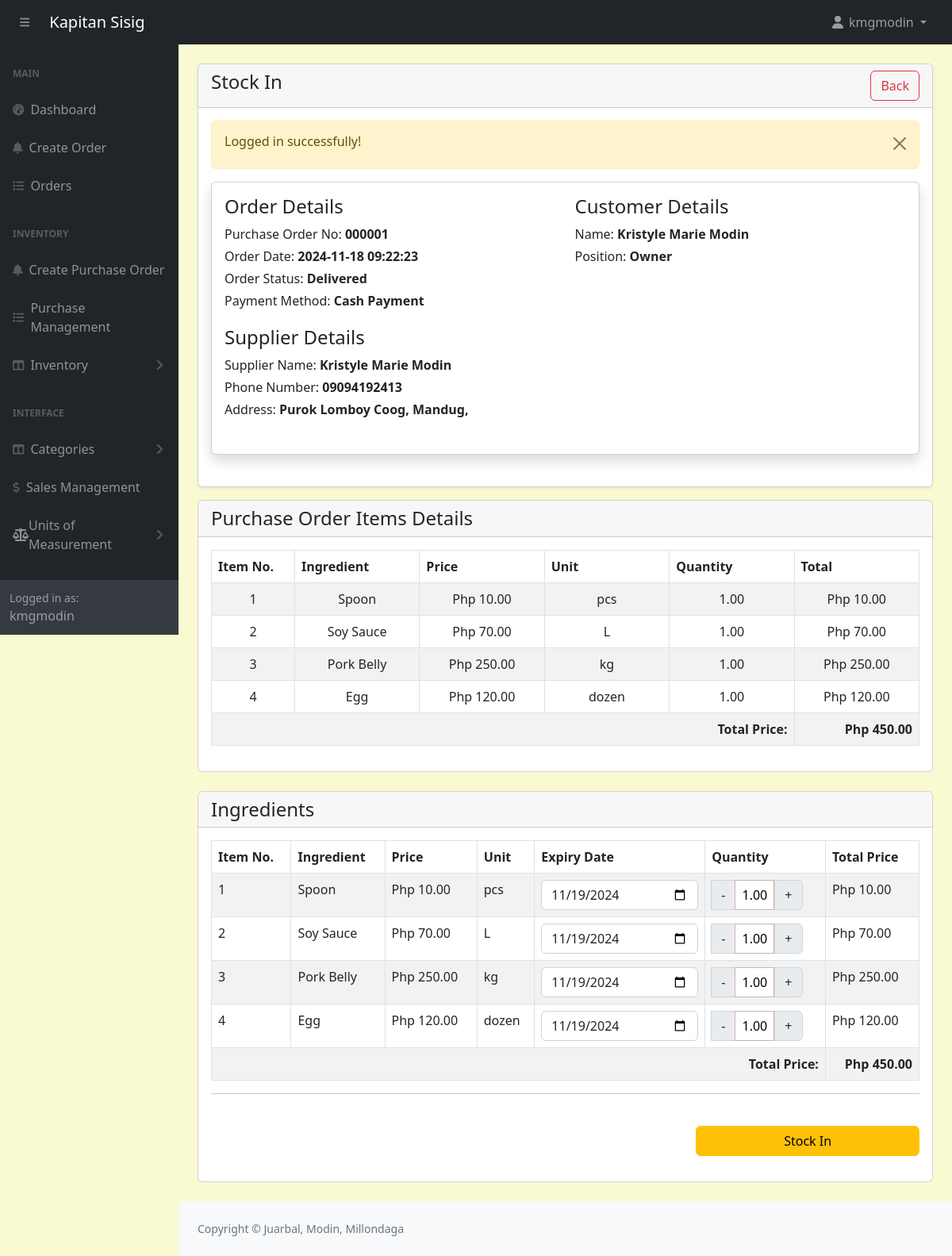
The app's page /admin/purchase-order-stock-in.php?track=000001 (signed in) with its own data.
### tables this page shows
CREATE TABLE `purchaseorders` (
  `id` int(11) NOT NULL,
  `customer_id` int(11) NOT NULL,
  `tracking_no` varchar(100) NOT NULL,
  `invoice_no` varchar(100) NOT NULL,
  `total_amount` varchar(100) NOT NULL,
  `order_date` datetime NOT NULL,
  `order_status` varchar(100) NOT NULL,
  `ingPayment_mode` varchar(100) NOT NULL,
  `order_placed_by_id` varchar(100) NOT NULL,
  `supplierName` varchar(100) NOT NULL
);

CREATE TABLE `suppliers` (
  `id` int(11) NOT NULL,
  `firstname` varchar(191) NOT NULL,
  `lastname` varchar(191) NOT NULL,
  `phonenumber` varchar(191) NOT NULL,
  `address` varchar(191) NOT NULL
);

CREATE TABLE `ingredients_items` (
  `id` int(11) NOT NULL,
  `order_id` int(11) NOT NULL,
  `ingredient_id` int(11) NOT NULL,
  `unit_id` int(11) NOT NULL,
  `price` decimal(10,2) NOT NULL,
  `quantity` decimal(10,2) NOT NULL
);

CREATE TABLE `ingredients` (
  `id` int(11) NOT NULL,
  `name` varchar(191) NOT NULL,
  `unit_id` int(11) NOT NULL,
  `category` varchar(191) NOT NULL,
  `quantity` decimal(10,2) NOT NULL,
  `reorder_point` decimal(10,2) NOT NULL
);

CREATE TABLE `units_of_measure` (
  `id` int(11) NOT NULL,
  `category_id` int(11) DEFAULT NULL,
  `uom_name` varchar(255) DEFAULT NULL,
  `type` enum('reference','bigger','smaller') DEFAULT NULL,
  `ratio` decimal(10,5) DEFAULT NULL,
  `active` tinyint(1) DEFAULT 1,
  `rounding_precision` decimal(10,5) DEFAULT NULL
);

### admin/purchase-order-stock-in.php (the view, shortened to what this page needs)
<?php
include('includes/header.php');
if (isset($_GET['track'])) {
    $order_track = $_GET['track'];
}
if (!isset($_SESSION['siItems']) || empty($_SESSION['siItems'])) {
    $query = "SELECT po.*, ii.ingredient_id, ii.quantity, ii.price, i.name AS ingredient_name, u.uom_name as unit_name, u.id as unit_id
              FROM purchaseOrders po
              JOIN ingredients_Items ii ON po.id = ii.order_id
              JOIN ingredients i ON ii.ingredient_id = i.id
              JOIN units_of_measure u ON ii.unit_id = u.id
              WHERE po.tracking_no = '$order_track'";
    $orders = mysqli_query($conn, $query);
}
?>
<div class="container-fluid px-4">
    <div class="card mt-4 shadow-sm">
        <div class="card-header">
            <h4 class="mb-0">Stock In
                <a href="purchase-orders.php" class="btn btn-outline-danger float-end">Back</a>
            </h4>
        </div>
        <div class="card-body">
            <?php
            $query = "SELECT po.*, a.* FROM purchaseOrders po, admins a WHERE
                        a.id = po.customer_id AND tracking_no='$order_track'
                        ORDER BY po.id DESC";
            $orders = mysqli_query($conn, $query);
            if($orders && mysqli_num_rows($orders) > 0){
                $orderData = mysqli_fetch_assoc($orders);
                $supplierName = $orderData['supplierName'];
                $supplier = mysqli_query($conn, "SELECT * FROM suppliers WHERE id = '$supplierName' LIMIT 1");
                $supplierData = mysqli_fetch_assoc($supplier);
            ?>
            <div class="card card-body shadow border-1 mb-4 ">
                <div class="row">
                    <div class="col-md-6">
                        <h4>Order Details</h4>
                        <label class="mb-1">
                            Purchase Order No: <span class="fw-bold"><?= htmlspecialchars($orderData['tracking_no'], ENT_QUOTES, 'UTF-8'); ?></span>
                        </label>
                        <br/>
                        <label class="mb-1">
                            Order Date: <span class="fw-bold"><?= htmlspecialchars($orderData['order_date'], ENT_QUOTES, 'UTF-8'); ?></span>
                        </label>
                        <br/>
                        <label class="mb-1">
                            Order Status: <span class="fw-bold"><?= htmlspecialchars($orderData['order_status'], ENT_QUOTES, 'UTF-8'); ?></span>
                        </label>
                        <br/>
                        <label class="mb-1">
                            Payment Method: <span class="fw-bold"><?= htmlspecialchars($orderData['ingPayment_mode'], ENT_QUOTES, 'UTF-8'); ?></span>
                        </label>
                        <br/>
                    </div>
                    <div class="col-md-6">
                        <h4>Customer Details</h4>
                        <label class="mb-1">
                            Name: <span class="fw-bold"><?= htmlspecialchars($orderData['firstname'], ENT_QUOTES, 'UTF-8'); ?> <?= htmlspecialchars($orderData['lastname'], ENT_QUOTES, 'UTF-8'); ?></span>
                        </label>
                        <br/>
                        <label class="mb-1">
                            Position:
                            <span class="fw-bold">
                                <?= $orderData['position'] == 1 ? 'Owner' : 'Employee'?>
                            </span>
                        </label>
                        <br/>
                        <br/>
                    </div>
                    <div class="col-md-6 pt-3">
                        <h4>Supplier Details</h4>
                        <label class="mb-1">
                            Supplier Name: <span class="fw-bold"><?= htmlspecialchars($supplierData['firstname'], ENT_QUOTES, 'UTF-8'); ?> <?= htmlspecialchars($supplierData['lastname'], ENT_QUOTES, 'UTF-8'); ?></span>
                        </label>
                        <br/>
                        <label class="mb-1">
                            Phone Number: <span class="fw-bold"><?= htmlspecialchars($supplierData['phonenumber'], ENT_QUOTES, 'UTF-8'); ?></span>
                        </label>
                        <br/>
                        <label class="mb-1">
                            Address: <span class="fw-bold"><?= htmlspecialchars($supplierData['address'], ENT_QUOTES, 'UTF-8'); ?></span>
                        </label>
                        <br/>
                        <br/>
                    </div>
                </div>
            </div>
        </div>
    </div>
    <div class="card mt-3 mb-4">
        <div class="card-header">
            <h4 class="mb-0">Purchase Order Items Details</h4>
        </div>
        <div class="card-body">
        <?php
                       $orderItemQuery = "
                       SELECT
                           ii.quantity as orderItemQuantity,
                           ii.price as orderItemPrice,
                           i.name as ingredientName,
                           uom.uom_name as unit_name
                       FROM purchaseOrders po
                       JOIN ingredients_items ii ON ii.order_id = po.id
                       JOIN ingredients i ON i.id = ii.ingredient_id
                       JOIN units_of_measure uom ON uom.id = ii.unit_id
                       WHERE po.tracking_no = '$order_track'
                        ";
                        $orderItemsRes = mysqli_query($conn, $orderItemQuery);
                        $i = 1;
                        if($orderItemsRes){
                            if(mysqli_num_rows($orderItemsRes) > 0){
                                $totalAmount = 0;
                                ?>
                                    <table class="table table-bordered table-striped">
                                        <thead>
                                            <tr>
                                                <th>Item No. </th>
                                                <th>Ingredient</th>
                                                <th>Price</th>
                                                <th>Unit</th>
                                                <th>Quantity</th>
                                                <th>Total</th>
                                            </tr>
                                        </thead>
                                        <tbody>
                                            <?php while($orderItemRow = mysqli_fetch_assoc($orderItemsRes)): ?>
                                                <tr>
                                                    <td width="10%" class=" text-center">
                                                        <?= $i++; ?>
                                                    </td>
                                                    <td width="15%" class=" text-center">
                                                        <?= $orderItemRow['ingredientName'];?>
                                                    </td>
                                                    <td width="15%" class="text-center">
                                                        Php <?= number_format($orderItemRow['orderItemPrice'], 2); ?>
                                                    </td>
                                                    <td width="15%" class=" text-center">
                                                        <?= $orderItemRow['unit_name'];?>
                                                    </td>
                                                    <td width="15%" class="text-center">
                                                        <?= $orderItemRow['orderItemQuantity']; ?>
                                                    </td>
                                                    <td width="15%" class="text-center">
                                                        Php <?= number_format($orderItemRow['orderItemPrice'] * $orderItemRow['orderItemQuantity'], 2); ?>
                                                    </td>
                                                </tr>
                                                <?php $totalAmount += $orderItemRow['orderItemPrice'] * $orderItemRow['orderItemQuantity']; ?>
                                            <?php endwhile; ?>
                                            <tr>
                                                <td colspan="5" class="text-end fw-bold">Total Price: </td>
                                                <td colspan="1" class="text-end fw-bold">Php <?= number_format($totalAmount, 2); ?></td>
                                            </tr>
                                        </tbody>
                                    </table>
                                <?php
                            }else{
                                echo ' <h5>No record Found!</h5>';
                                return false;
                            }
                        }else{
                            echo ' <h5>No record Found!</h5>';
                            return false;
                        }
                    ?>
        </div>
    </div>
    <div class="card mt-3 mb-4">
        <div class="card-header">
            <h4 class="mb-0">Ingredients</h4>
        </div>
        <div class="card-body" id="siArea">
            <?php
            } $i = 1;
            if (isset($_SESSION['siItems'])) {
                $sessionIngredients = $_SESSION['siItems'];
                if (!empty($sessionIngredients)) {
            ?>
                <div class="mb-3" id="siContent">
                    <table class="table table-bordered table-striped">
                        <thead>
                            <tr>
                                <th>Item No.</th>
                                <th>Ingredient</th>
                                <th>Price</th>
                                <th>Unit</th>
                                <th>Expiry Date</th>
                                <th>Quantity</th>
                                <th>Total Price</th>
                            </tr>
                        </thead>
                        <tbody>
                        <?php
                        $totalAmount = 0;
                        foreach ($sessionIngredients as $key => $item) :
                            $itemTotal = $item['price'] * $item['quantity'];
                            $totalAmount += $itemTotal;
                        ?>
                            <tr>
                                <td><?= $i++ ?></td>
                                <td><?= $item['name']; ?></td>
                                <td>Php <?= $item['price']; ?></td>
                                <td><?= $item['unit_name']; ?></td>
                                <td>
                                    <input type="date" id="expiry_date_<?= $item['ingredient_id']; ?>"
                                        name="expiry_date[<?= $item['ingredient_id']; ?>]"
                                        value="<?= $item['expiryDate']; ?>"
                                        class="form-control" required
                                        onchange="updateExpiryDate(<?= $item['ingredient_id']; ?>)">
                                </td>
                                <td>
                                    <div class="input-group qtyBox">
                                        <button class="input-group-text si-decrement">-</button>
                                        <input type="decimal" min="0" value="<?= $item['quantity']; ?>" class="qty quantityInput" />
                                        <button class="input-group-text si-increment">+</button>
                                    </div>
                                </td>
                                <td>Php <?= number_format($itemTotal, 2); ?></td>
                            </tr>
                        <?php endforeach; ?>
                            <tr>
                                <td colspan="6" class="text-end fw-bold">Total Price: </td>
                                <td colspan="1" class="text-end fw-bold">Php <?= number_format($totalAmount, 2); ?></td>
                            </tr>
                    </tbody>
                    </table>
                    <div>
                        <hr>
                        <div class="row">
                            <div class="col-md-8">
                            </div>
                            <div class="col-md-4">
                                <br/>
                                <button type="button" class="btn btn-warning w-100 stockInBtn">Stock In</button>
                            </div>
                        </div>
                    </div>
                </div>
            <?php
                } else {
                    echo '<h5>No items added</h5>';
                }
            } else {
                echo '<h5>No items added</h5>';
            }
            ?>
        </div>
    </div>
</div>
<?php include('includes/footer.php'); ?>

### admin/assets/css/custom.css (style rules this page uses)
body { margin: 0; font-family: system-ui, -apple-system, "Segoe UI", Roboto, "Helvetica Neue", "Noto Sans", "Liberation Sans", Arial, sans-serif; font-size: 1rem; font-weight: 400; line-height: 1.5; color: #212529; text-align: left; background-color: #FAFAD2; -webkit-text-size-adjust: 100%; -webkit-tap-highlight-color: rgba(0, 0, 0, 0); }
.quantityInput { width: 50px !important; padding: 6px 3px; text-align: center; border: 1px solid #cfb1b1; outline: 0; margin-right: 1px; }

### records on screen
purchaseorders: tracking_no "000001", order_date "2024-11-18 09:22:23", order_status "Delivered", ingPayment_mode "Cash Payment", admins.firstname "Kristyle Marie", admins.lastname "Modin", ingredients.name "Spoon", ingredients_items.price "10.00", units_of_measure.uom_name "pcs", expiryDate "11/19/2024", quantity "1.00", ingredients.name "Soy Sauce", ingredients_items.price "70.00", units_of_measure.uom_name "L", ingredients.name "Pork Belly", ingredients_items.price "250.00", units_of_measure.uom_name "kg", ingredients.name "Egg", ingredients_items.price "120.00", units_of_measure.uom_name "dozen"
suppliers: firstname "Kristyle Marie", lastname "Modin", phonenumber "09094192413", address "Purok Lomboy Coog, Mandug,"
ingredients_items: ingredient.name "Spoon", price "10.00", units_of_measure.uom_name "pcs", quantity "1.00"
ingredients_items: ingredient.name "Soy Sauce", price "70.00", units_of_measure.uom_name "L", quantity "1.00"
ingredients_items: ingredient.name "Pork Belly", price "250.00", units_of_measure.uom_name "kg", quantity "1.00"
ingredients_items: ingredient.name "Egg", price "120.00", units_of_measure.uom_name "dozen", quantity "1.00"

### other values on screen
$_SESSION['loggedInUser']['username'] "kmgmodin"
$_SESSION['message'] "Logged in successfully!"
$totalAmount "450.00"
